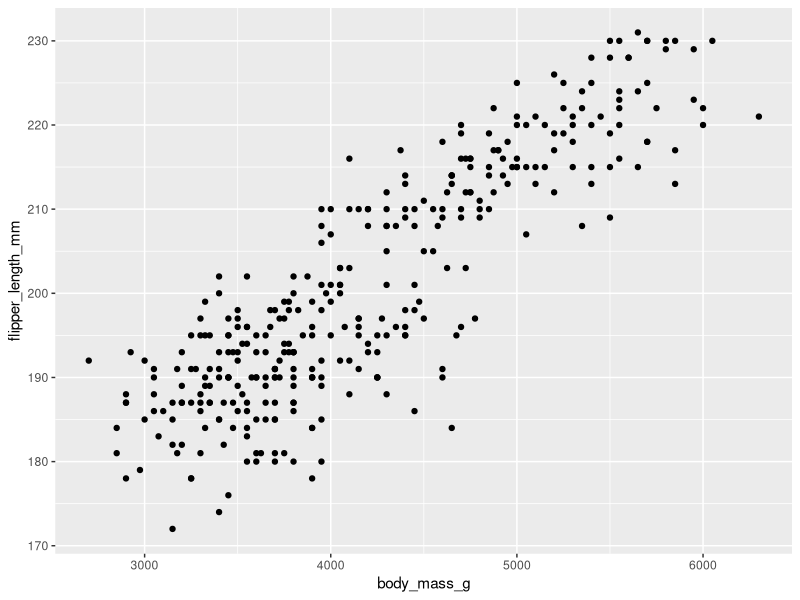
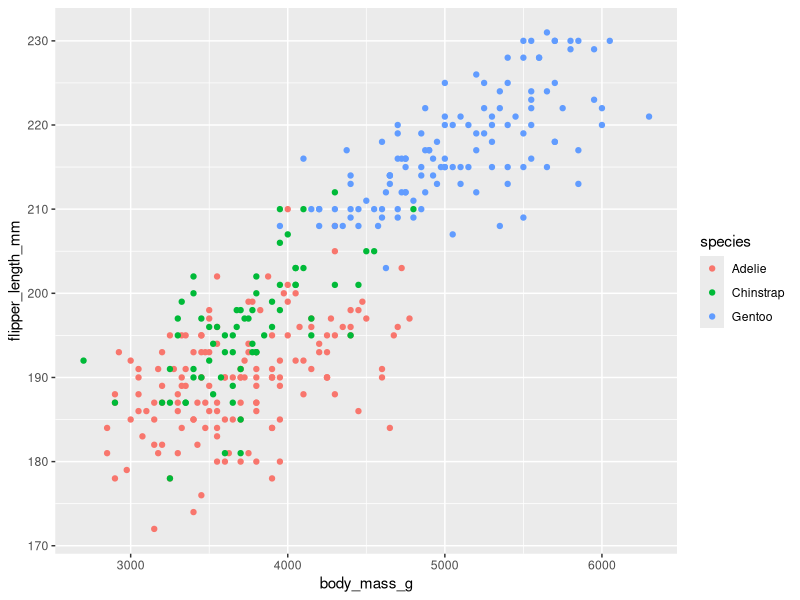
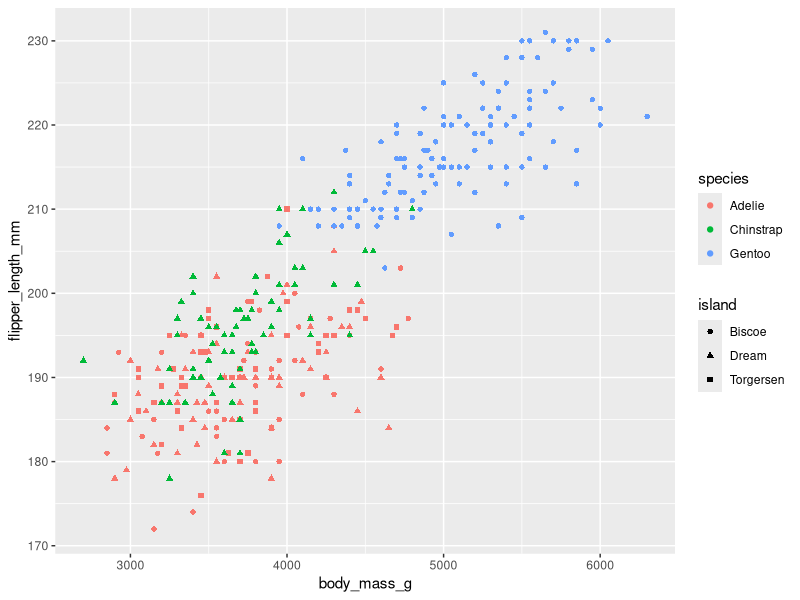
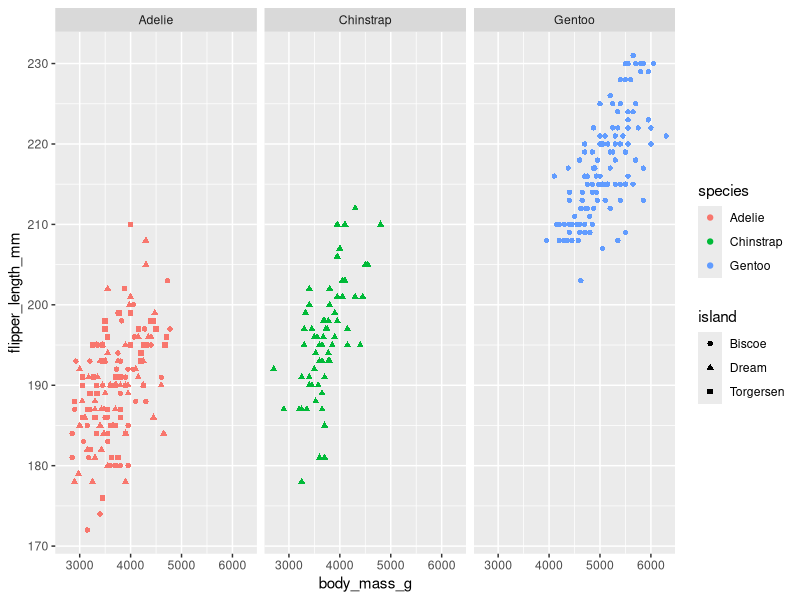
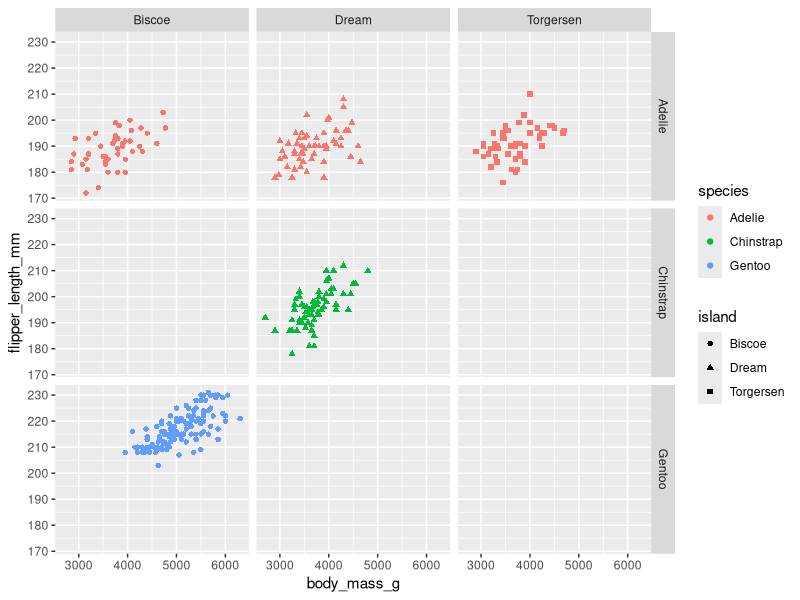

Here is the R script that generated these plots, in order:
library(tidyverse)
library(palmerpenguins)
(data=penguins)
view (penguins)
ggplot(data = penguins) + 
  geom_point(mapping = aes(x = body_mass_g, y = flipper_length_mm))
ggplot(data = penguins) + 
  geom_point(mapping = aes(x = body_mass_g, y = flipper_length_mm, color = species))
ggplot(data = penguins) + 
 geom_point(mapping = aes(x = body_mass_g, y = flipper_length_mm, color = species, shape = island)) 
ggplot(data = penguins) + 
  geom_point(mapping = aes(x = body_mass_g, y = flipper_length_mm, color = species, shape = island)) + facet_wrap(~ species, nrow = 1)
ggplot(data = penguins) + 
  geom_point(mapping = aes(x = body_mass_g, y = flipper_length_mm, color = species, shape = island)) + facet_grid(species~island)

             